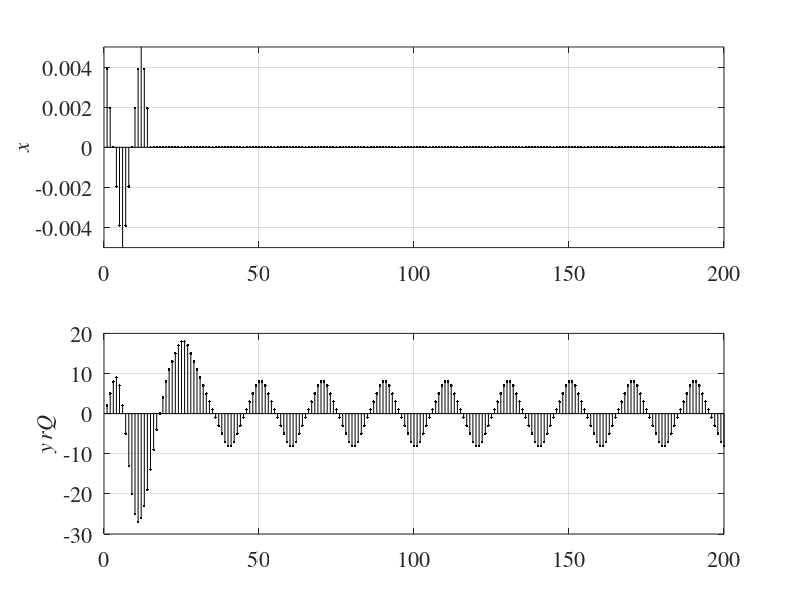

Reproduce this figure in MATLAB.
	% Example 4.2  	% Zero-input oscillation	clear all	close all	a1 = 489/256; a2 = -15/16;	K = 200;	% number of samples	Q = 1/512; N = 6;	y = zeros(1,K); x = zeros(1,K);	y1 = 0; y2 = 0;	for n = 1:15		x(n) = round(0.005*cos(pi*n/N)*512)/512;	end	for n = 1:K		y(n) = round(a1*y1*512)/512 + round(a2*y2*512)/512 + x(n);		y2 = y1; 		y1 = y(n);	end	subplot(2,1,1);	stem(x, 'k.-');	  	axis([0 K -0.005 0.005]);	set(gca,'FontName','times','FontSize',16)	ylabel('{\itx}','FontName', 'times','FontSize',16);	grid on	subplot(2,1,2);	stem(y*512, 'k.-');	axis([0 K -30 20]);	set(gca,'FontName','times','FontSize',16)	ylabel('{\ity_ rQ}','FontName','times','FontSize',16);	grid on